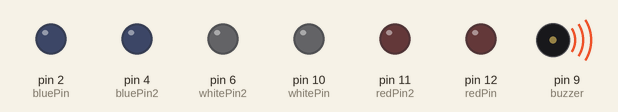
A sketch run on a simulated Arduino Uno, built with avr-gcc and run on an emulated ATmega328P. On the bench: output pins drawn as LEDs (lit = HIGH), buzzer (waves = sounding).

Above: at 1.94 s.
At 27.0 s:
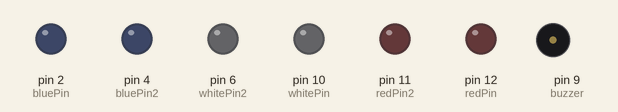
Timing chart, 0 to 40.0 s (numbered marks = the images above):
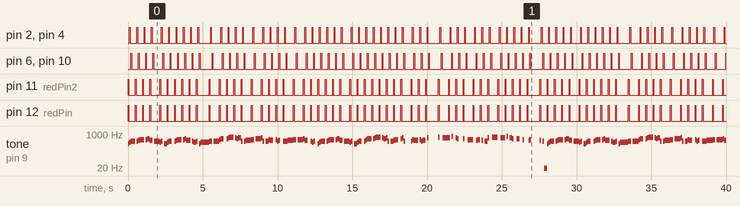

Measured:
- by itself, tone on pin 9 (buzzer): plays 330 Hz for 0.10 s, 392 Hz for 0.10 s, 440 Hz for 0.29 s, 440 Hz for 0.10 s, 494 Hz for 0.10 s, 523 Hz for 0.29 s … (175 notes in this stretch)

The sketch:

Arduino_Nano_Cakar_Led_ve_Karasimsek_Muzigi.ino
```cpp
const int buzzer = 9;
const float songspeed = 1.5;

int ledDelay = 50; //ledlerin çalışma arası zamanını ayarladık
int redPin = 12; //kırmızı ledimizi tanımladık
int redPin2 = 11; //2. kırmızı ledimizi tanımladık
int bluePin = 2; //mavi ledimizi tanımladık
int bluePin2 = 4; //2. mavi ledimizi tanımladık
int whitePin = 10; //beyaz ledimizi tanımladık
int whitePin2 = 6; //2. beyaz ledimizi tanımladık

//Karaşimşek Müziğinin Notalarının Tanımlaması
#define NOTE_C4  262   //Defining note frequency
#define NOTE_D4  294
#define NOTE_E4  330
#define NOTE_F4  349
#define NOTE_G4  392
#define NOTE_A4  440
#define NOTE_B4  494
#define NOTE_C5  523
#define NOTE_D5  587
#define NOTE_E5  659
#define NOTE_F5  698
#define NOTE_G5  784
#define NOTE_A5  880
#define NOTE_B5  988

int notes[] =
{
   NOTE_E4, NOTE_G4, NOTE_A4, NOTE_A4, 0,
   NOTE_A4, NOTE_B4, NOTE_C5, NOTE_C5, 0,
   NOTE_C5, NOTE_D5, NOTE_B4, NOTE_B4, 0,
   NOTE_A4, NOTE_G4, NOTE_A4, 0,

   NOTE_E4, NOTE_G4, NOTE_A4, NOTE_A4, 0,
   NOTE_A4, NOTE_B4, NOTE_C5, NOTE_C5, 0,
   NOTE_C5, NOTE_D5, NOTE_B4, NOTE_B4, 0,
   NOTE_A4, NOTE_G4, NOTE_A4, 0,

   NOTE_E4, NOTE_G4, NOTE_A4, NOTE_A4, 0,
   NOTE_A4, NOTE_C5, NOTE_D5, NOTE_D5, 0,
   NOTE_D5, NOTE_E5, NOTE_F5, NOTE_F5, 0,
   NOTE_E5, NOTE_D5, NOTE_E5, NOTE_A4, 0,

   NOTE_A4, NOTE_B4, NOTE_C5, NOTE_C5, 0,
   NOTE_D5, NOTE_E5, NOTE_A4, 0,
   NOTE_A4, NOTE_C5, NOTE_B4, NOTE_B4, 0,
   NOTE_C5, NOTE_A4, NOTE_B4, 0,

   NOTE_A4, NOTE_A4,

   //İlk parçanın tekrarı
   NOTE_A4, NOTE_B4, NOTE_C5, NOTE_C5, 0,
   NOTE_C5, NOTE_D5, NOTE_B4, NOTE_B4, 0,
   NOTE_A4, NOTE_G4, NOTE_A4, 0,

   NOTE_E4, NOTE_G4, NOTE_A4, NOTE_A4, 0,
   NOTE_A4, NOTE_B4, NOTE_C5, NOTE_C5, 0,
   NOTE_C5, NOTE_D5, NOTE_B4, NOTE_B4, 0,
   NOTE_A4, NOTE_G4, NOTE_A4, 0,

   NOTE_E4, NOTE_G4, NOTE_A4, NOTE_A4, 0,
   NOTE_A4, NOTE_C5, NOTE_D5, NOTE_D5, 0,
   NOTE_D5, NOTE_E5, NOTE_F5, NOTE_F5, 0,
   NOTE_E5, NOTE_D5, NOTE_E5, NOTE_A4, 0,

   NOTE_A4, NOTE_B4, NOTE_C5, NOTE_C5, 0,
   NOTE_D5, NOTE_E5, NOTE_A4, 0,
   NOTE_A4, NOTE_C5, NOTE_B4, NOTE_B4, 0,
   NOTE_C5, NOTE_A4, NOTE_B4, 0,
   //Tekrar burada bitiyor

   NOTE_E5, 0, 0, NOTE_F5, 0, 0,
   NOTE_E5, NOTE_E5, 0, NOTE_G5, 0, NOTE_E5, NOTE_D5, 0, 0,
   NOTE_D5, 0, 0, NOTE_C5, 0, 0,
   NOTE_B4, NOTE_C5, 0, NOTE_B4, 0, NOTE_A4,

   NOTE_E5, 0, 0, NOTE_F5, 0, 0,
   NOTE_E5, NOTE_E5, 0, NOTE_G5, 0, NOTE_E5, NOTE_D5, 0, 0,
   NOTE_D5, 0, 0, NOTE_C5, 0, 0,
   NOTE_B4, NOTE_C5, 0, NOTE_B4, 0, NOTE_A4
};

int duration[] =
{
  125, 125, 250, 125, 125,
  125, 125, 250, 125, 125,
  125, 125, 250, 125, 125,
  125, 125, 375, 125,

  125, 125, 250, 125, 125,
  125, 125, 250, 125, 125,
  125, 125, 250, 125, 125,
  125, 125, 375, 125,

  125, 125, 250, 125, 125,
  125, 125, 250, 125, 125,
  125, 125, 250, 125, 125,
  125, 125, 125, 250, 125,

  125, 125, 250, 125, 125,
  250, 125, 250, 125,
  125, 125, 250, 125, 125,
  125, 125, 375, 375,

  250, 125,
  //İlk bölümün tekrarı
  125, 125, 250, 125, 125,
  125, 125, 250, 125, 125,
  125, 125, 375, 125,

  125, 125, 250, 125, 125,
  125, 125, 250, 125, 125,
  125, 125, 250, 125, 125,
  125, 125, 375, 125,

  125, 125, 250, 125, 125,
  125, 125, 250, 125, 125,
  125, 125, 250, 125, 125,
  125, 125, 125, 250, 125,

  125, 125, 250, 125, 125,
  250, 125, 250, 125,
  125, 125, 250, 125, 125,
  125, 125, 375, 375,
  //Tekrarın Sonu

  250, 125, 375, 250, 125, 375,
  125, 125, 125, 125, 125, 125, 125, 125, 375,
  250, 125, 375, 250, 125, 375,
  125, 125, 125, 125, 125, 500,

  250, 125, 375, 250, 125, 375,
  125, 125, 125, 125, 125, 125, 125, 125, 375,
  250, 125, 375, 250, 125, 375,
  125, 125, 125, 125, 125, 500
};

void setup()
{
  pinMode(redPin, OUTPUT); //kırmızı ledimizi çıkış olarak atadık
  pinMode(redPin2, OUTPUT); //2. kırmızı ledimizi çıkış olarak atadık
  pinMode(bluePin, OUTPUT); //mavi ledimizi çıkış olarak atadık
  pinMode(bluePin2, OUTPUT); //2. mavi ledimizi çıkış olarak atadık
  pinMode(whitePin, OUTPUT); //beyaz ledimizi çıkış olarak atadık
  pinMode(whitePin2, OUTPUT); //2. beyaz ledimizi çıkış olarak atadık
}

void loop()
{
 for (int i=0;i<203;i++)
 {
  int wait = duration[i] * songspeed;
  tone(buzzer,notes[i],wait);
  digitalWrite(redPin, HIGH); //ledlerin çakar birşekilde çalışmasını sağladık
  digitalWrite(redPin2, HIGH); //ledlerin çakar birşekilde çalışmasını sağladık
  delay(ledDelay);
  digitalWrite(redPin, LOW); //ledlerin çakar birşekilde çalışmasını sağladık
  digitalWrite(redPin2, LOW); //ledlerin çakar birşekilde çalışmasını sağladık
  delay(ledDelay);i++;tone(buzzer,notes[i],wait);

  digitalWrite(bluePin, HIGH); //ledlerin çakar birşekilde çalışmasını sağladık
  digitalWrite(bluePin2, HIGH); //ledlerin çakar birşekilde çalışmasını sağladık
  delay(ledDelay);
  digitalWrite(bluePin, LOW); //ledlerin çakar birşekilde çalışmasını sağladık
  digitalWrite(bluePin2, LOW); //ledlerin çakar birşekilde çalışmasını sağladık
  delay(ledDelay);i++;tone(buzzer,notes[i],wait);

  digitalWrite(whitePin, HIGH); //ledlerin çakar birşekilde çalışmasını sağladık
  digitalWrite(whitePin2, HIGH); //ledlerin çakar birşekilde çalışmasını sağladık
  delay(ledDelay);
  digitalWrite(whitePin, LOW); //ledlerin çakar birşekilde çalışmasını sağladık
  digitalWrite(whitePin2, LOW); //ledlerin çakar birşekilde çalışmasını sağladık
  delay(ledDelay);i++;tone(buzzer,notes[i],wait);
  delay(wait);}
}
```
